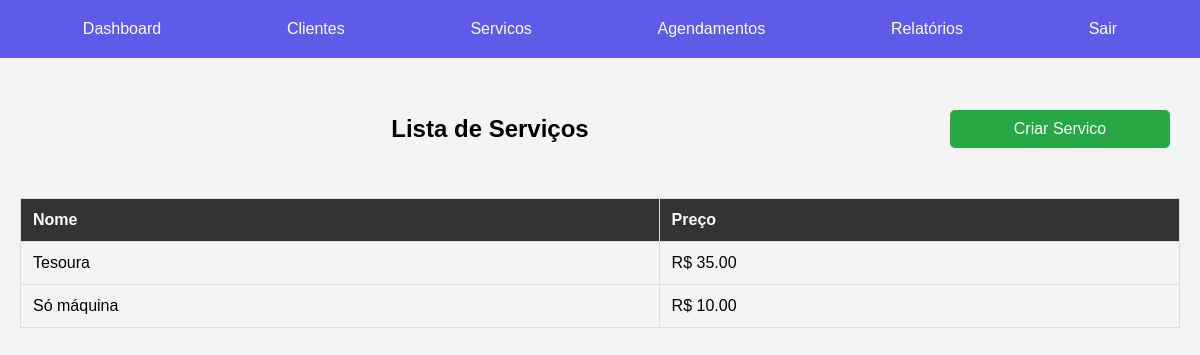
The app's page /servicos/ (signed in) with its own data.
### pdv/models.py (models this page shows, shortened)
class Servico(models.Model):
    nome = models.CharField(max_length=100)
    preco = models.DecimalField(max_digits=10, decimal_places=2)

### pdv/views.py (the view)
# urls.py: path('servicos/', servicos_view, name='servicos'),
@login_required
def servicos_view(request):
    servicos = Servico.objects.all()
    return render(request, 'pdv/servicos.html', {'servicos': servicos})

### pdv/templates/pdv/servicos.html
{% extends 'pdv/base.html' %}
{% load static %}
{% block extra_styles %}
<link rel="stylesheet" type="text/css" href="{% static 'tabelas/tabelas.css' %}">
{% endblock %}
{% block content %}
<div class="titulo">
    <h2>Lista de Serviços</h2>
    <a href="{% url 'criar_servico' %}" class="btn">Criar Servico</a>
</div>
<table>
    <tr>
        <th>Nome</th>
        <th>Preço</th>
    </tr>
    {% for servico in servicos %}
    <tr>
        <td>{{ servico.nome }}</td>
        <td>R$ {{ servico.preco }}</td>
    </tr>
    {% endfor %}
</table>
{% endblock %}

### pdv/static/global/style.css (style rules this page uses)
body { margin: 0; font-family: Arial, sans-serif; }
.btn { display: block; width: 200px; margin: 20px auto; padding: 10px; background-color: #28a745; color: white; text-align: center; text-decoration: none; border-radius: 5px; transition: background-color 0.3s; }
.titulo { display: flex; justify-content: space-between; align-items: center; padding: 10px; }
.titulo h2 { margin: 0; flex-grow: 1; text-align: center; }

### pdv/static/tabelas/tabelas.css (style rules this page uses)
body { margin: 0; font-family: Arial, sans-serif; background-color: #f4f4f4; }
h2 { text-align: center; margin-top: 20px; }
table { width: 100%; border-collapse: collapse; margin: 20px 0; }
th, td { border: 1px solid #ddd; padding: 12px; text-align: left; }
th { background-color: #333; color: white; }

### records on screen
Servico: nome "Tesoura", preco "35.00"
Servico: nome "Só máquina", preco "10.00"
